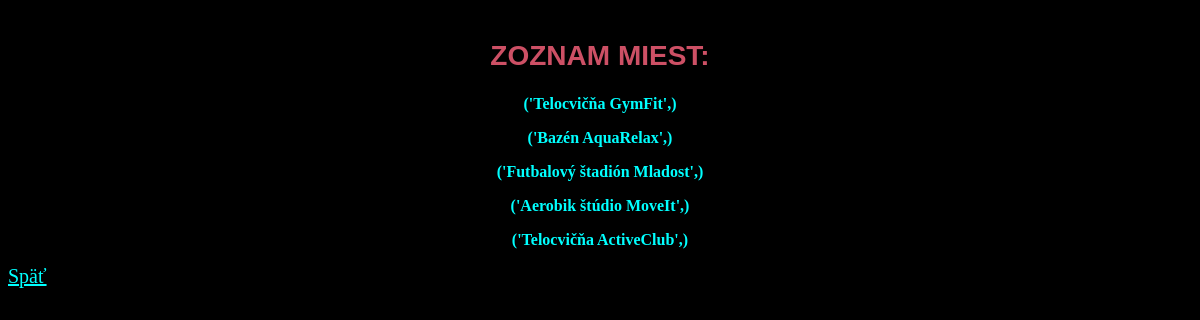
Screenshot of /miesta with the database file from the repository.
### tables this page shows
CREATE TABLE Miesta (
    ID_miesta INTEGER PRIMARY KEY,
    Nazov_miesta TEXT NOT NULL,
    Adresa TEXT,
    Kapacita INTEGER
);

### app.py (the view)
@app.route('/miesta')
def zobraz_miesta():
    conn = pripoj_db()
    cursor = conn.cursor()
    cursor.execute("""
        SELECT Nazov_miesta FROM Miesta
    """)
    miesta = cursor.fetchall()
    conn.close()
    return render_template("miesta.html",miesta=miesta)

### app.py (called while the page is built)
def pripoj_db():
    conn = sqlite3.connect("kurzy.db")
    return conn

### templates/miesta.html (shortened to what this page needs)
<!DOCTYPE html>
<html>
<head>
    <link rel=" stylesheet" href="{{ url_for('static', filename='main.css') }}">
</head>
<body>
    <h2>Zoznam miest:</h2>
    {% for miesto in miesta: %}
        <p>{{ miesto }}</p>
    {% endfor %}
    <a href="/">Späť</a>
</body>
</html>

### static/main.css (style rules this page uses)
html { background-color: rgb(0, 0, 0); }
h2 { color: rgb(205, 80, 101); font-family: Arial, Helvetica, sans-serif; font-size: 28px; text-align: center; margin-top: 40px; text-transform: uppercase; }
p { color: aqua; font-family: 'Times New Roman', Times, sans-serif; font-weight: 600; text-align: center; }
a { color: aqua; font-size: 20px; }

### rows the page displays
Miesta: miesto "('Telocvičňa GymFit',)"
Miesta: miesto "('Bazén AquaRelax',)"
Miesta: miesto "('Futbalový štadión Mladost',)"
Miesta: miesto "('Aerobik štúdio MoveIt',)"
Miesta: miesto "('Telocvičňa ActiveClub',)"
